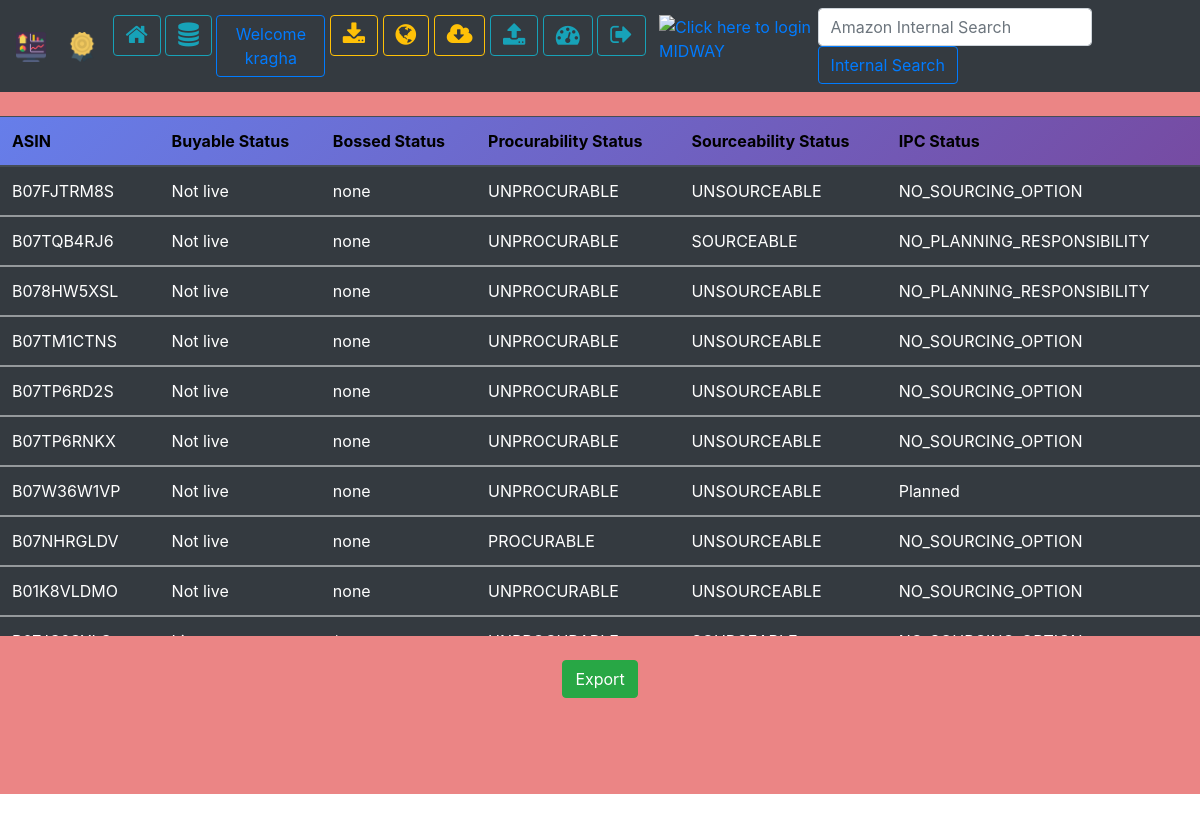
Screenshot of /buyableall/ (signed in) with the database file from the repository.
### ABapp/models.py (models this page shows, shortened)
class AB_data(models.Model):
    asin = models.SlugField(max_length=10,validators=[MinLengthValidator(10)])
    buyability_status = models.CharField(max_length=200, null=True, blank=True)
    Item = models.CharField(max_length=200,null=True,blank=True)
    Contribution = models.CharField(max_length=200,null=True,blank=True)
    Price_OLSListing = models.CharField(max_length=200,null=True,blank=True)
    Price_BUYListing = models.CharField(max_length=200,null=True,blank=True)
    Xref = models.CharField(max_length=200,null=True,blank=True)
    Shipping_cost = models.CharField(max_length=200,null=True,blank=True)
    AvailabilityGpi = models.CharField(max_length=200,null=True,blank=True)
    Offer_Blacklist = models.CharField(max_length=200,null=True,blank=True)
    Seller_Suppression = models.CharField(max_length=200,null=True,blank=True)
    Explicit_Settlement = models.CharField(max_length=200,null=True,blank=True)
    Backend_buyability = models.CharField(max_length=200,null=True,blank=True)
    bossed_user = models.CharField(max_length=300,null=True,blank=True)
    bossed_reason = models.CharField(max_length=300,null=True,blank=True)
    sourceability_status = models.CharField(max_length=200,null=True,blank=True)
    sourceability_reason = models.CharField(max_length=100,null=True,blank=True)
    procurability_status = models.CharField(max_length=200,null=True,blank=True)
    procurability_explanation = models.CharField(max_length=200,null=True,blank=True)
    IPCstatus = models.CharField(max_length=200,null=True,blank=True)
    InStock_status= models.CharField(max_length=200,null=True,blank=True)
    Vendorcode= models.CharField(max_length=200,null=True,blank=True)
    Reason= models.CharField(max_length=200,null=True,blank=True)
    Ipc_status_reason = models.CharField(max_length=200,null=True,blank=True)
    allocatedto = models.CharField(max_length=20,null=True,blank=True)
    allocationdate = models.DateField(max_length=100,default=timezone.now)
    runtime = models.TimeField(max_length=100,null=True,blank=True)

### ABapp/views.py (the view)
# urls.py: url(r'^buyableall/', views.Buyablestatusall.as_view(), name='Buyableall'),
@method_decorator(login_required, name='dispatch')
class Buyablestatusall(ListView):
    context_object_name = 'buyable'
    template_name = 'buyablestatusall.html'
    model = models.AB_data

### template/buyablestatusall.html
{% extends 'base.html' %}
{% load static %}
{% block body_block %}
<br>
<div class="Listtable">
<table class="table table-hover table-dark" class="Buyablestatus">
  <thead>
    <tr>
      <th scope="col">ASIN</th>
      <th scope="col">Buyable Status</th>
      <th scope="col">Bossed Status</th>
      <th scope="col">Procurability Status</th>
      <th scope="col">Sourceability Status</th>
      <th scope="col">IPC Status</th>
    </tr>
  </thead>
  {% for buy in buyable %}
  <tbody>
    <tr>
      <td>{{buy.asin}}</td>
      <td>{{buy.buyability_status}}</td>
      <td>{{buy.bossed_user}}</td>
      <td>{{buy.procurability_status}}</td>
      <td>{{buy.sourceability_status}}</td>
      <td>{{buy.IPCstatus}}</td>
    </tr>
    {% endfor %}
  </tbody>
</table>
</div><br>
<center> <a href="{% url 'exportall' %}" class="btn btn-success">Export</a> </center>
<br><br><br><br>
{% endblock %}

### template/base.html (shortened to what this page needs)
<!DOCTYPE html>
{% load static %}
<html lang="en" dir="ltr">
  <head>
    <link rel="stylesheet" href="{% static "css\base1.css" %}">
    <link rel="stylesheet" href="https://stackpath.bootstrapcdn.com/bootstrap/4.5.0/css/bootstrap.min.css">
    <link rel="stylesheet" type="text/css" href="https://maxcdn.bootstrapcdn.com/font-awesome/4.5.0/css/font-awesome.min.css">
  </head>
  <body>
    {% if user.is_authenticated and user.is_superuser and user.is_staff %}
    <nav class="navbar navbar-expand-lg navbar-dark bg-dark">
     <a class="navbar-brand" href="{% url 'home' %}"><img src="{% static "image\dashboard.png" %}" width="30" height="30" class="kragha" title="@kragha"></a> &nbsp;
     <a class="navbar-brand" href="https://accolades.corp.amazon.com/profile/kragha" target="_blank"><img src="{% static 'image/like.png' %}" width="30" height="30" title="You can always thank me with Accolade"></a>
     <div class="collapse navbar-collapse" id="navbarSupportedContent">
       <ul class="navbar-nav mr-auto">
         <li class="nav-item active">
           <a class="btn btn-outline-info" href="{% url 'index' %}" title="Home"><i class="fa fa-home" style="font-size:24px;"></i> </a>
         </li>&nbsp;
         <li class="nav-item">
           <a class="btn btn-outline-info" href="{% url 'admin:index' %}" title="Database"><i class="fa fa-database" style="font-size:24px;"></i> </a>
         </li>&nbsp;
         <li class="nav-item">
           <a class="btn btn-outline-primary" href="{% url 'change_password' %}">Welcome {{user.username}}</a>
         </li>&nbsp;
         <li class="nav-item">
           <a class="btn btn-outline-warning" href="{% url 'Buyable' %}" title="Buyability Status"><i class="fa fa-download" style="font-size:24px;"></i> </a>
         </li>&nbsp;
         <li class="nav-item">
           <a class="btn btn-outline-warning" href="{% url 'Siteresult' %}" title="Site Status"><i class="fa fa-globe" style="font-size:24px;"></i> </a>
         </li>&nbsp;
         <li class="nav-item">
           <a class="btn btn-outline-warning" href="{% url 'Buyableall' %}" title="Download All"><i class="fa fa-cloud-download" style="font-size:24px;"></i> </a>
         </li>&nbsp;
         <li class="nav-item">
           <a class="btn btn-outline-info" href="{% url 'upload' %}" title="Upload input"><i class="fa fa-upload" style="font-size:24px;"></i> </a>
         </li>&nbsp;
         <li class="nav-item">
           <a class="btn btn-outline-info" href="{% url 'run' %}" title="Run Model" ><i class="fa fa-dashboard" style="font-size:24px;"></i> </a>
         </li>&nbsp;
         <li class="nav-item">
           <a class="btn btn-outline-info" href="{% url 'ABapp:log_out' %}" title="Logout"><i class="fa fa-sign-out" style="font-size:24px;"></i> </a>
         </li>&nbsp;&nbsp;&nbsp;
         <li class="nav-item">
           <a href="https://midway.amazon.com/" target="_blank" class="midway">
           <img src="https://midway.amazon.com/assets/nextgen/favicon-ad8bbc621403f425c7b3a04d698f59735a441d670f9314e3b92d6281a4415bf3.ico" alt="Click here to login MIDWAY" height="40"></a>
         </li>
       </ul>
       <form class="form-inline my-2 my-lg-0">
         <input class="form-control mr-sm-2" type="search" placeholder="Amazon Internal Search" aria-label="Search" id="text1">
         <button class="btn btn-outline-primary my-2 my-sm-0" type="submit" onclick="javascript: window.open('https://is.amazon.com/search/ALL?q=' +document.getElementById('text1').value);">Internal Search</button>
       </form>
      </div>
     </nav>
    {% endif %}
    <div class="bbb">
      {% block body_block %}{% endblock %}
    </div>
  </body>
</html>

### static/css/base1.css (style rules this page uses)
thead { background-image: linear-gradient(135deg, #667eea 0%, #764ba2 100%); color: black; }
.Listtable { overflow-y: scroll; height: 520px; }
body { background-color: #858282; }
.bbb { background-color: #d500007a; }
.navbar-dark { transition: 0.3s; }
body { width: 100%; margin: 0; overflow: hidden; }
button { background-color: #F16669; border: none; padding: 15px 20px; color: white; font-size: 2em; margin-top: 40px; transition: 1s; cursor: pointer; border-radius: 4px; }

### rows the page displays
AB_data: asin "B07FJTRM8S", buyability_status "Not live", bossed_user "none", procurability_status "UNPROCURABLE", sourceability_status "UNSOURCEABLE", IPCstatus "NO_SOURCING_OPTION"
AB_data: asin "B07TQB4RJ6", buyability_status "Not live", bossed_user "none", procurability_status "UNPROCURABLE", sourceability_status "SOURCEABLE", IPCstatus "NO_PLANNING_RESPONSIBILITY"
AB_data: asin "B078HW5XSL", buyability_status "Not live", bossed_user "none", procurability_status "UNPROCURABLE", sourceability_status "UNSOURCEABLE", IPCstatus "NO_PLANNING_RESPONSIBILITY"
AB_data: asin "B07TM1CTNS", buyability_status "Not live", bossed_user "none", procurability_status "UNPROCURABLE", sourceability_status "UNSOURCEABLE", IPCstatus "NO_SOURCING_OPTION"
AB_data: asin "B07TP6RD2S", buyability_status "Not live", bossed_user "none", procurability_status "UNPROCURABLE", sourceability_status "UNSOURCEABLE", IPCstatus "NO_SOURCING_OPTION"
AB_data: asin "B07TP6RNKX", buyability_status "Not live", bossed_user "none", procurability_status "UNPROCURABLE", sourceability_status "UNSOURCEABLE", IPCstatus "NO_SOURCING_OPTION"
AB_data: asin "B07W36W1VP", buyability_status "Not live", bossed_user "none", procurability_status "UNPROCURABLE", sourceability_status "UNSOURCEABLE", IPCstatus "Planned"
AB_data: asin "B07NHRGLDV", buyability_status "Not live", bossed_user "none", procurability_status "PROCURABLE", sourceability_status "UNSOURCEABLE", IPCstatus "NO_SOURCING_OPTION"
AB_data: asin "B01K8VLDMO", buyability_status "Not live", bossed_user "none", procurability_status "UNPROCURABLE", sourceability_status "UNSOURCEABLE", IPCstatus "NO_SOURCING_OPTION"

### other values shown
{{ user.username }} "kragha"
